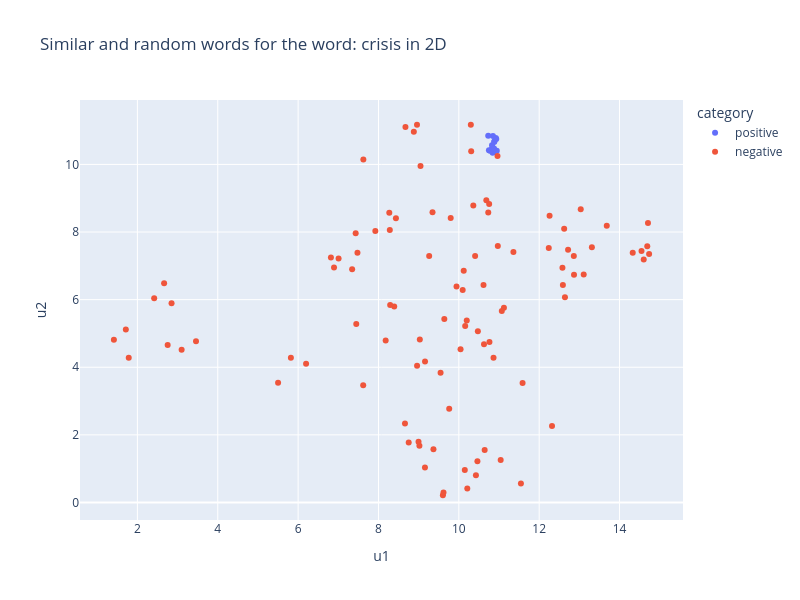

Notebook cell for this chart:
### Markdown cell above
Similar words to the environmental, social and governance topic make perfect sense.

### Code cell
import umap
import pickle

try:
    with open("../language_models/w2v_10K/dim_reducer_10K.pkl", "rb") as handle:
        dim_reducer = pickle.load(handle)
except:
    print("Train dimensionality reducer first...")
    dim_reducer = umap.UMAP(n_components=2, metric = "cosine")
    dim_reducer.fit(word_vectors.get_normed_vectors())
    with open("../language_models/w2v_10K/dim_reducer_10K.pkl", 'wb') as handle:
        pickle.dump(dim_reducer, handle, protocol=pickle.HIGHEST_PROTOCOL)

fig = plot_similar_words_2d("crisis", 20, word_vectors, dim_reducer)
fig.show()

### Figure 1 — Plotly figure (JSON) as saved in the notebook; plotly's stock layout.template omitted (floating-point values rounded to 4 significant figures)
{"data": [{"hovertemplate": "<b>%{hovertext}</b><br><br>category=positive<br>u1=%{x}<br>u2=%{y}<extra></extra>", "hovertext": ["turmoil", "recession", "crises", "downturn", "pandemic", "covid", "slowdown", "unprecedented", "tightening", "outbreak", "economy", "recessionary", "lingering", "macroeconomic", "deteriorating", "instability", "worsening", "coronavirus", "dislocation", "dislocations"], "legendgroup": "positive", "marker": {"color": "#636efa", "symbol": "circle"}, "mode": "markers", "name": "positive", "orientation": "v", "showlegend": true, "type": "scatter", "x": [10.83, 10.82, 10.85, 10.82, 10.89, 10.88, 10.86, 10.88, 10.85, 10.92, 10.78, 10.87, 10.87, 10.75, 10.85, 10.73, 10.84, 10.93, 10.95, 10.88], "xaxis": "x", "y": [10.57, 10.45, 10.84, 10.42, 10.69, 10.66, 10.37, 10.43, 10.42, 10.78, 10.4, 10.37, 10.39, 10.42, 10.42, 10.85, 10.34, 10.75, 10.4, 10.47], "yaxis": "y"}, {"hovertemplate": "<b>%{hovertext}</b><br><br>category=negative<br>u1=%{x}<br>u2=%{y}<extra></extra>", "hovertext": ["sched", "ugas", "collectibles", "salle", "plers", "disagreed", "biod", "dpler", "recruitment", "ldr", "umber", "nys", "reinsurers", "finisar", "amune", "golub", "adata", "galileo", "originators", "maidstone", "slee", "partners", "brazing", "usgovernmentsponsoredenterprises", "constric", "omniab", "shortfalls", "starting", "serviceable", "beings", "hur", "verastem", "shenandoah", "rox", "ndc", "trapped", "dissol", "gassegmentmember", "sior", "vpc", "constructionandlanddevelopment", "kog", "arena", "lihood", "cyx", "lomb", "lucer", "insec", "coalmember", "oncor", "resolved", "eco", "nuo", "pressur", "lloy", "docsis", "filippo", "acbb", "unlocking", "endow", "certiorari", "apu", "abatements", "stranded", "administrator", "strath", "ogen", "seriesofindividuallyimmaterial", "risperidone", "tv", "hne", "eafe", "talis", "vontier", "verint", "pwc", "oradur", "majo", "rated", "classb", "mccrea", "bux", "lf", "correction", "resem", "ameh", "albu", "wich", "confirmations", "part", "graduate", "adversaries", "foss", "championships", "occi", "gmac", "sellers", "behavi", "veneers", "asct"], "legendgroup": "negative", "marker": {"color": "#EF553B", "symbol": "circle"}, "mode": "markers", "name": "negative", "orientation": "v", "showlegend": true, "type": "scatter", "x": [10.41, 6.894, 10.12, 8.66, 12.24, 8.88, 14.74, 8.392, 9.798, 13.31, 9.019, 7.477, 7.345, 10.04, 14.69, 8.179, 10.2, 10.47, 7.432, 9.157, 11.36, 8.434, 12.59, 2.85, 10.96, 9.159, 10.31, 9.047, 10.97, 13.03, 10.46, 8.961, 8.752, 11.59, 9.639, 12.72, 13.11, 3.458, 9.603, 11.07, 2.665, 11.04, 10.36, 10.73, 5.82, 9.546, 5.502, 6.198, 3.101, 8.291, 8.959, 10.76, 12.32, 12.58, 1.415, 10.61, 9.618, 2.418, 10.68, 12.86, 8.672, 11.12, 8.269, 13.68, 7.922, 9.368, 12.87, 2.753, 14.55, 9.943, 10.43, 7.007, 10.63, 9.029, 10.16, 11.55, 14.6, 9.761, 6.816, 1.712, 10.21, 10.15, 10.86, 12.62, 12.26, 1.784, 14.33, 8.997, 9.345, 7.624, 9.262, 10.3, 10.64, 10.1, 7.62, 7.447, 8.282, 10.75, 12.64, 14.71], "xaxis": "x", "y": [7.289, 6.953, 6.856, 2.338, 7.528, 10.97, 7.351, 5.796, 8.412, 7.547, 1.676, 7.388, 6.9, 4.531, 7.578, 4.795, 5.383, 5.064, 7.967, 1.037, 7.406, 8.411, 6.431, 5.891, 10.25, 4.172, 10.39, 9.955, 7.586, 8.674, 1.222, 4.046, 1.776, 3.535, 5.425, 7.478, 6.744, 4.767, 0.2138, 5.662, 6.482, 1.255, 8.784, 8.576, 4.279, 3.84, 3.543, 4.103, 4.521, 5.844, 11.17, 4.744, 2.265, 6.941, 4.813, 6.434, 0.298, 6.038, 8.938, 7.291, 11.1, 5.763, 8.573, 8.188, 8.032, 1.578, 6.737, 4.662, 7.438, 6.39, 0.8035, 7.219, 4.681, 4.822, 5.224, 0.5608, 7.191, 2.77, 7.245, 5.115, 0.417, 0.9605, 4.283, 8.094, 8.478, 4.279, 7.389, 1.796, 8.585, 10.14, 7.287, 11.17, 1.553, 6.284, 3.466, 5.279, 8.059, 8.827, 6.07, 8.264], "yaxis": "y"}], "layout": {"height": 600, "legend": {"title": {"text": "category"}, "tracegroupgap": 0}, "title": {"text": "Similar and random words for the word: crisis in 2D"}, "width": 800, "xaxis": {"anchor": "y", "domain": [0, 1], "title": {"text": "u1"}}, "yaxis": {"anchor": "x", "domain": [0, 1], "title": {"text": "u2"}}}}
